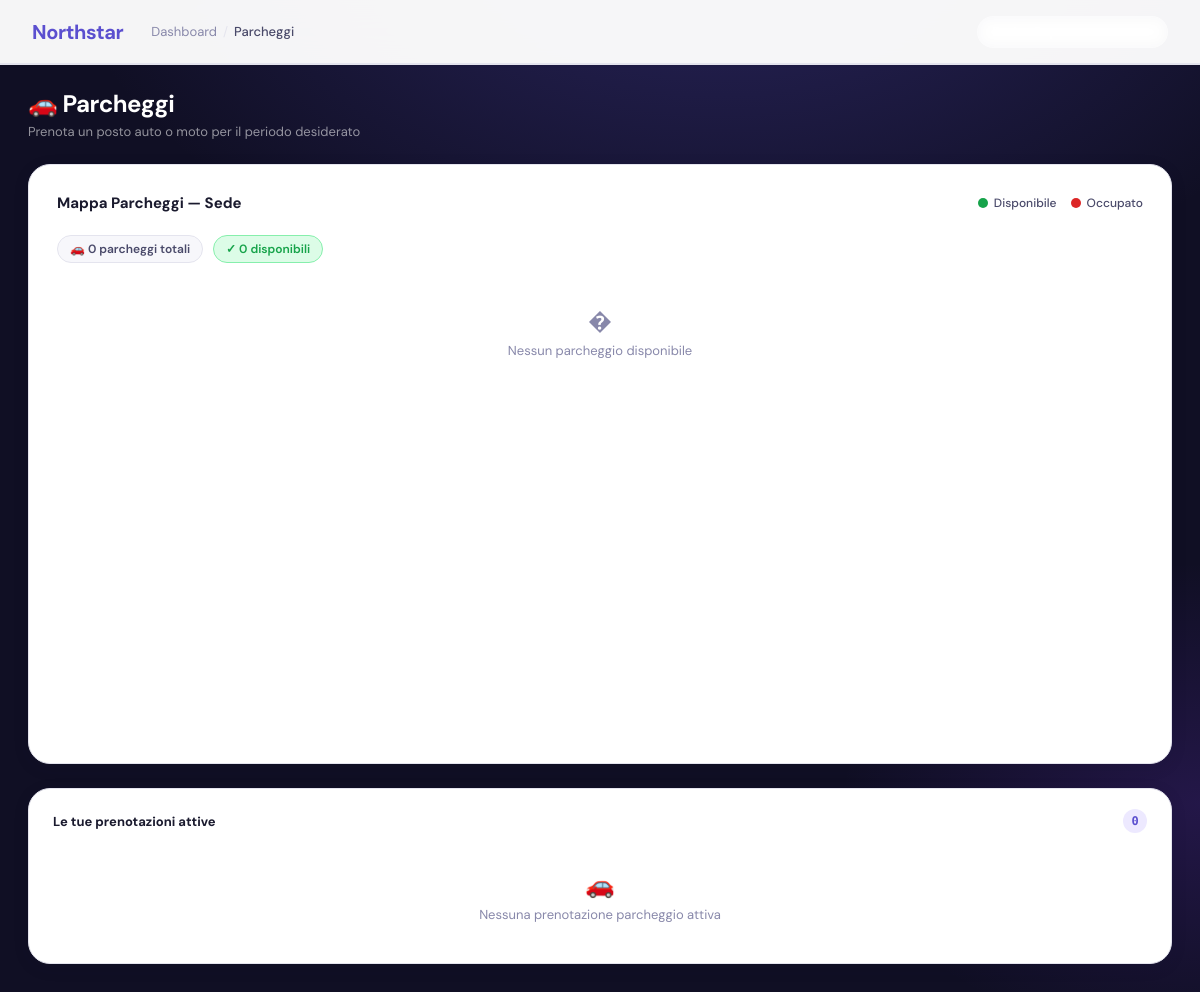
The page /public/admin/parcheggi/index.php (signed in) on the database as committed earlier.
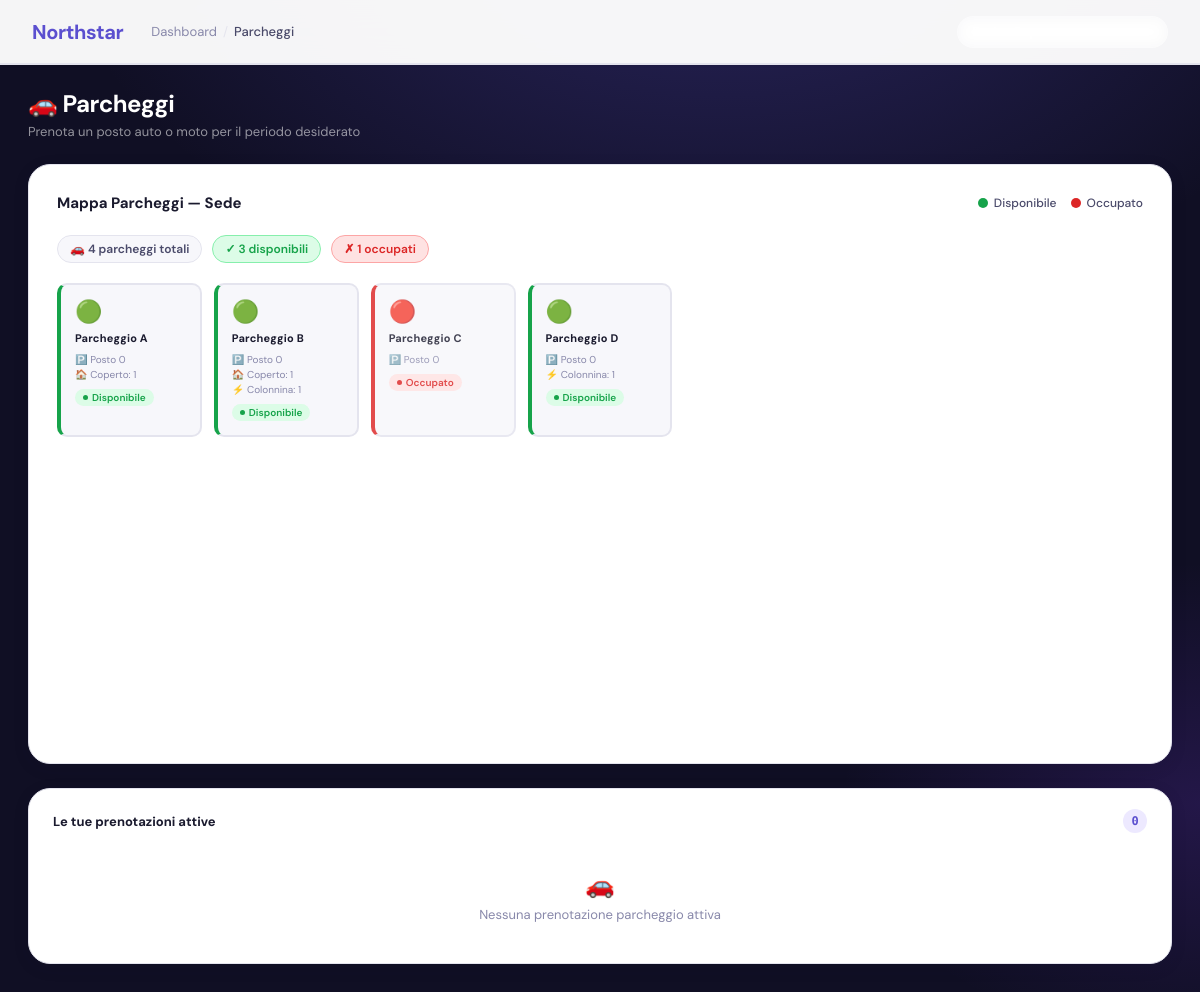
The same page on the database as committed later.
### tables this page shows
CREATE TABLE `asset` (
  `id_asset` int(11) NOT NULL,
  `codice_asset` varchar(20) NOT NULL,
  `id_tipologia` int(11) NOT NULL,
  `stato` enum('Disponibile','Occupato','Non prenotabile') DEFAULT 'Disponibile',
  `mappa` enum('Sede','Parcheggio') NOT NULL
);

### public/admin/parcheggi/index.php (the view, shortened to what this page needs)
<?php
require_once __DIR__ . "/../../../config/config.php";
$id_utente = (int)$_SESSION['id_utente'];
$stmt = $conn->prepare(
    "SELECT u.nome, u.cognome, r.nome_ruolo AS ruolo
     FROM utenti u
     LEFT JOIN ruoli r ON u.id_ruolo = r.id_ruolo
     WHERE u.id_utente = ? LIMIT 1"
);
$stmt->bind_param("i", $id_utente);
$stmt->execute();
$userInfo = $stmt->get_result()->fetch_assoc() ?? ['nome' => '', 'cognome' => '', 'ruolo' => ''];
$parkingSpots = [];
$sql = "SELECT a.id_asset, a.codice_asset, a.stato,
               COALESCE(p.numero_posto, '-')          AS numero_posto,
               COALESCE(p.coperto, '-')               AS coperto,
               COALESCE(p.colonnina_elettrica, '-')   AS colonnina_elettrica,
               COALESCE(p.posizione, '-')             AS posizione
        FROM asset a
        LEFT JOIN parcheggio_dettagli p ON p.id_asset = a.id_asset
        WHERE a.mappa = 'Parcheggio'
        ORDER BY a.codice_asset";
$result = $conn->query($sql);
if ($result) {
    while ($row = $result->fetch_assoc()) {
        $parkingSpots[$row['id_asset']] = [
            'name'                 => $row['codice_asset'],
            'status'               => $row['stato'],
            'numero_posto'         => $row['numero_posto'],
            'coperto'              => $row['coperto'],
            'colonnina_elettrica'  => $row['colonnina_elettrica'],
            'posizione'            => $row['posizione'],
        ];
    }
}
$userBookings = [];
?>
<!DOCTYPE html>
<html lang="it">
<head>
    <link rel="stylesheet" href="../dashboard/dashboard.css">
    <link rel="stylesheet" href="./parcheggi.css">
</head>
<body>
<header class="header">
    <div class="header-left">
        <h1>Northstar</h1>
        <nav class="header-breadcrumb">
            <a href="../dashboard/index.php">Dashboard</a>
            <span class="bc-sep">/</span>
            <span class="bc-current">Parcheggi</span>
        </nav>
    </div>
    <div class="pk-user-pill">
        <span class="pk-role"><?= htmlspecialchars($userInfo['ruolo']) ?></span>
    </div>
</header>
<div class="pk-page">
    <div class="pk-title-row">
        <div>
            <h2 class="pk-page-title">🚗 Parcheggi</h2>
            <p class="pk-page-sub">Prenota un posto auto o moto per il periodo desiderato</p>
        </div>
    </div>
    <div class="pk-map-layout" id="map-layout">
        <div class="pk-map-zone" id="map-zone">
            <div class="pk-map-header">
                <p class="pk-map-title">Mappa Parcheggi — Sede</p>
                <div class="pk-map-legend">
                    <div class="pk-legend-item">
                        <span class="pk-legend-dot pk-legend-dot--avail"></span>
                        Disponibile
                    </div>
                    <div class="pk-legend-item">
                        <span class="pk-legend-dot pk-legend-dot--occ"></span>
                        Occupato
                    </div>
                </div>
            </div>
            <div class="pk-map-stats">
                <span class="pk-stat-chip pk-stat-chip--total">🚗 <?= count($parkingSpots) ?> parcheggi totali</span>
                <?php $availCount = 0; foreach ($parkingSpots as $spot) if (strtolower($spot['status']) !== 'occupato') $availCount++; ?>
                <span class="pk-stat-chip pk-stat-chip--avail">✓ <?= $availCount ?> disponibili</span>
                <?php $occCount = 0; foreach ($parkingSpots as $spot) if (strtolower($spot['status']) === 'occupato') $occCount++; ?>
                <?php if ($occCount > 0): ?>
                    <span class="pk-stat-chip pk-stat-chip--occ">✗ <?= $occCount ?> occupati</span>
                <?php endif; ?>
            </div>
            <?php if (empty($parkingSpots)): ?>
                <div class="pk-empty">
                    <span>�</span>
                    <p>Nessun parcheggio disponibile</p>
                </div>
            <?php else: ?>
                <div class="pk-parking-grid">
                    <?php foreach ($parkingSpots as $id => $spot): ?>
                        <?php
                            $isOcc     = strtolower($spot['status']) === 'occupato';
                            $cardCls   = $isOcc ? 'pk-parking-card--occ'   : 'pk-parking-card--avail';
                            $statusCls = $isOcc ? 'pk-card-status--occ'   : 'pk-card-status--avail';
                            $statusLbl = $isOcc ? 'Occupato' : 'Disponibile';
                        ?>
                        <div class="pk-parking-card <?= $cardCls ?>"
                             id="card-<?= $id ?>"
                             data-id="<?= $id ?>"
                             data-code="<?= htmlspecialchars($spot['name']) ?>"
                             data-stato="<?= htmlspecialchars($spot['status']) ?>"
                             data-numero-posto="<?= htmlspecialchars($spot['numero_posto']) ?>"
                             data-coperto="<?= $spot['coperto'] ? 'Sì' : 'No' ?>"
                             data-colonnina="<?= $spot['colonnina_elettrica'] ? 'Sì' : 'No' ?>"
                             data-posizione="<?= htmlspecialchars($spot['posizione']) ?>"
                             onclick="openParkingPanel(<?= $id ?>)">
                            <span class="pk-card-icon"><?= $isOcc ? '🔴' : '🟢' ?></span>
                            <div class="pk-card-name"><?= htmlspecialchars($spot['name']) ?></div>
                            <div class="pk-card-meta">
                                <?php if ($spot['numero_posto'] !== '-'): ?>
                                    <div class="pk-card-meta-row">🅿️ Posto <?= htmlspecialchars($spot['numero_posto']) ?></div>
                                <?php endif; ?>
                                <?php if ($spot['coperto'] && $spot['coperto'] !== '-'): ?>
                                    <div class="pk-card-meta-row">🏠 Coperto: <?= htmlspecialchars($spot['coperto']) ?></div>
                                <?php endif; ?>
                                <?php if ($spot['colonnina_elettrica'] && $spot['colonnina_elettrica'] !== '-'): ?>
                                    <div class="pk-card-meta-row">⚡ Colonnina: <?= htmlspecialchars($spot['colonnina_elettrica']) ?></div>
                                <?php endif; ?>
                            </div>
                            <span class="pk-card-status <?= $statusCls ?>"><?= $statusLbl ?></span>
                        </div>
                    <?php endforeach; ?>
                </div>
            <?php endif; ?>
        </div>
    </div>
    <div class="pk-bookings-strip">
        <div class="pk-strip-header">
            <p class="pk-strip-title">Le tue prenotazioni attive</p>
            <span class="pk-count-badge"><?= count($userBookings) ?></span>
        </div>
        <?php if (empty($userBookings)): ?>
            <div class="pk-empty">
                <span>🚗</span>
                <p>Nessuna prenotazione parcheggio attiva</p>
            </div>
        <?php endif; ?>
    </div>
</div>
</body>
</html>

### public/admin/dashboard/dashboard.css (style rules this page uses)
:root { --clr-primary: #5b4fcf; --clr-primary-dark: #4338b0; --clr-primary-light: #ede9ff; --clr-accent: #7c3aed; --clr-accent-soft: #f3f0ff; --clr-surface: #ffffff; --clr-surface-2: #f7f7fb; --clr-surface-3: #eeeef5; --clr-border: #e4e4ee; --clr-text-1: #1a1a2e; --clr-text-2: #4a4a6a; --clr-text-3: #8888aa; --clr-success: #16a34a; --clr-success-bg: #dcfce7; --clr-danger: #dc2626; --clr-danger-bg: #fee2e2; --clr-warning: #d97706; --clr-warning-bg: #fef3c7; --clr-bg-page: #100f24; --radius-sm: 6px; --radius-md: 10px; --radius-lg: 16px; --radius-xl: 22px; --shadow-sm: 0 1px 3px rgba(0,0,0,.08), 0 1px 2px rgba(0,0,0,.06); --shadow-md: 0 4px 16px rgba(20,18,50,.10); --shadow-lg: 0 8px 32px rgba(20,18,50,.14); --shadow-xl: 0 20px 60px rgba(20,18,50,.20); --font-body: 'DM Sans', system-ui, sans-serif; --font-mono: 'DM Mono', monospace; --transition: all .2s cubic-bezier(.4,0,.2,1); }
*, *::before, *::after { margin: 0; padding: 0; box-sizing: border-box; }
html { scroll-behavior: smooth; }
body { font-family: var(--font-body); background-color: var(--clr-bg-page); background-image: radial-gradient(ellipse 80% 60% at 60% -10%, rgba(91,79,207,.35) 0%, transparent 70%), radial-gradient(ellipse 50% 40% at 100% 80%, rgba(124,58,237,.18) 0%, transparent 60%); min-height: 100vh; color: var(--clr-text-1); -webkit-font-smoothing: antialiased; }
.header { background: rgba(255,255,255,.96); backdrop-filter: blur(16px); -webkit-backdrop-filter: blur(16px); border-bottom: 1px solid var(--clr-border); padding: 0 32px; height: 64px; display: flex; justify-content: space-between; align-items: center; position: sticky; top: 0; z-index: 200; box-shadow: 0 1px 0 var(--clr-border), var(--shadow-sm); }
.header-left { display: flex; align-items: center; gap: 28px; }
.header h1 { font-size: 20px; font-weight: 700; color: var(--clr-primary); letter-spacing: -.4px; }

Rows that differ between the two databases and show on the page:
added asset: codice_asset "Parcheggio A", numero_posto "0", coperto "1", stato "Disponibile"
added asset: codice_asset "Parcheggio B", numero_posto "0", coperto "1", colonnina_elettrica "1", stato "Disponibile"
added asset: codice_asset "Parcheggio C", numero_posto "0", stato "Occupato"
added asset: codice_asset "Parcheggio D", numero_posto "0", colonnina_elettrica "1", stato "Disponibile"
Other text that changed with them:
count($parkingSpots): "0" → "4"
$availCount: "0" → "3"
$occCount: (not shown) → "1"
text no longer shown: "� Nessun parcheggio disponibile"
text now shown: "✗ occupati"
